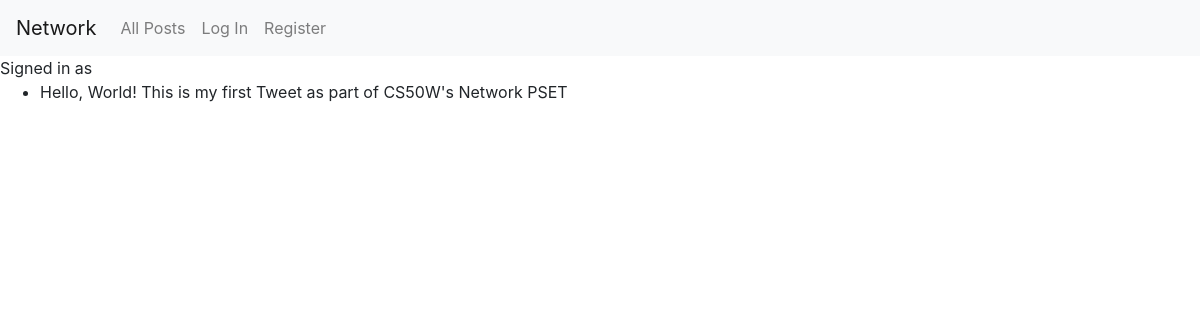
Before: /profile with the older database file.
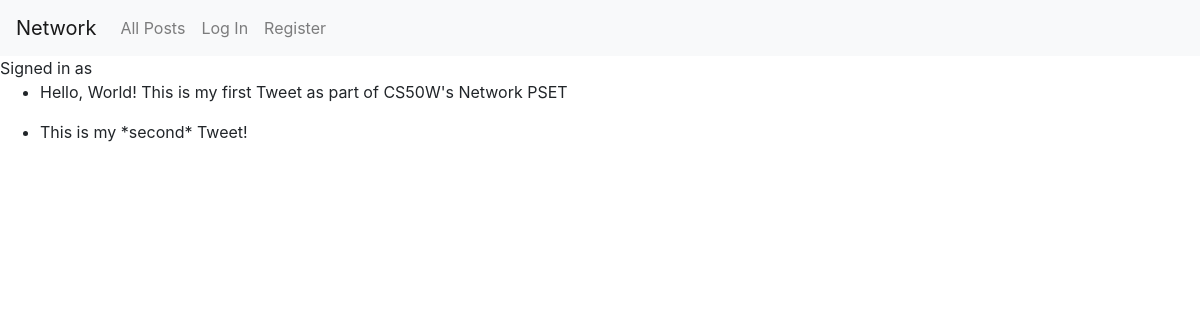
After: the same page with the newer database file.
### network/models.py (models this page shows)
class Tweet(models.Model):
    author = models.ForeignKey(User, on_delete=models.CASCADE)
    tweetText = models.CharField(max_length=255)
    posted = models.DateTimeField(auto_now_add=True)

### network/views.py (the view)
# urls.py: path("profile", views.profile, name="profile")
def profile(request):
    foo = Tweet.objects.all()
    print(foo)
    return render(request, "network/profile.html", {
        "foo": foo
        })

### network/templates/network/profile.html
{% extends "network/layout.html" %}
{% block body %}
Signed in as <strong>{{ user.username }}</strong>
{% for tweet in foo %}
<ul>
     <li>{{tweet.tweetText}}</li>
</ul>
{% endfor %}
{% endblock %}

### network/templates/network/layout.html (shortened to what this page needs)
{% load static %}
<!DOCTYPE html>
<html lang="en">
    <head>
        <link rel="stylesheet" href="https://stackpath.bootstrapcdn.com/bootstrap/4.4.1/css/bootstrap.min.css">
        <link href="{% static 'network/styles.css' %}" rel="stylesheet">
    </head>
    <body>
        <nav class="navbar navbar-expand-lg navbar-light bg-light">
            <a class="navbar-brand" href="#">Network</a>
            <div>
              <ul class="navbar-nav mr-auto">
                <li class="nav-item">
                  <a class="nav-link" href="{% url 'index' %}">All Posts</a>
                </li>
                {% if user.is_authenticated %}
                    <li class="nav-item">
                        <a class="nav-link" href="#">Following</a>
                    </li>
                    <li class="nav-item">
                        <a class="nav-link" href="{% url 'logout' %}">Log Out</a>
                    </li>
                {% else %}
                    <li class="nav-item">
                        <a class="nav-link" href="{% url 'login' %}">Log In</a>
                    </li>
                    <li class="nav-item">
                        <a class="nav-link" href="{% url 'register' %}">Register</a>
                    </li>
                {% endif %}
              </ul>
            </div>
          </nav>
        <div class="body">
            {% block body %}
            {% endblock %}
        </div>
    </body>
</html>

Changed rows visible on the page:
added Tweet: tweetText "This is my *second* Tweet!"
